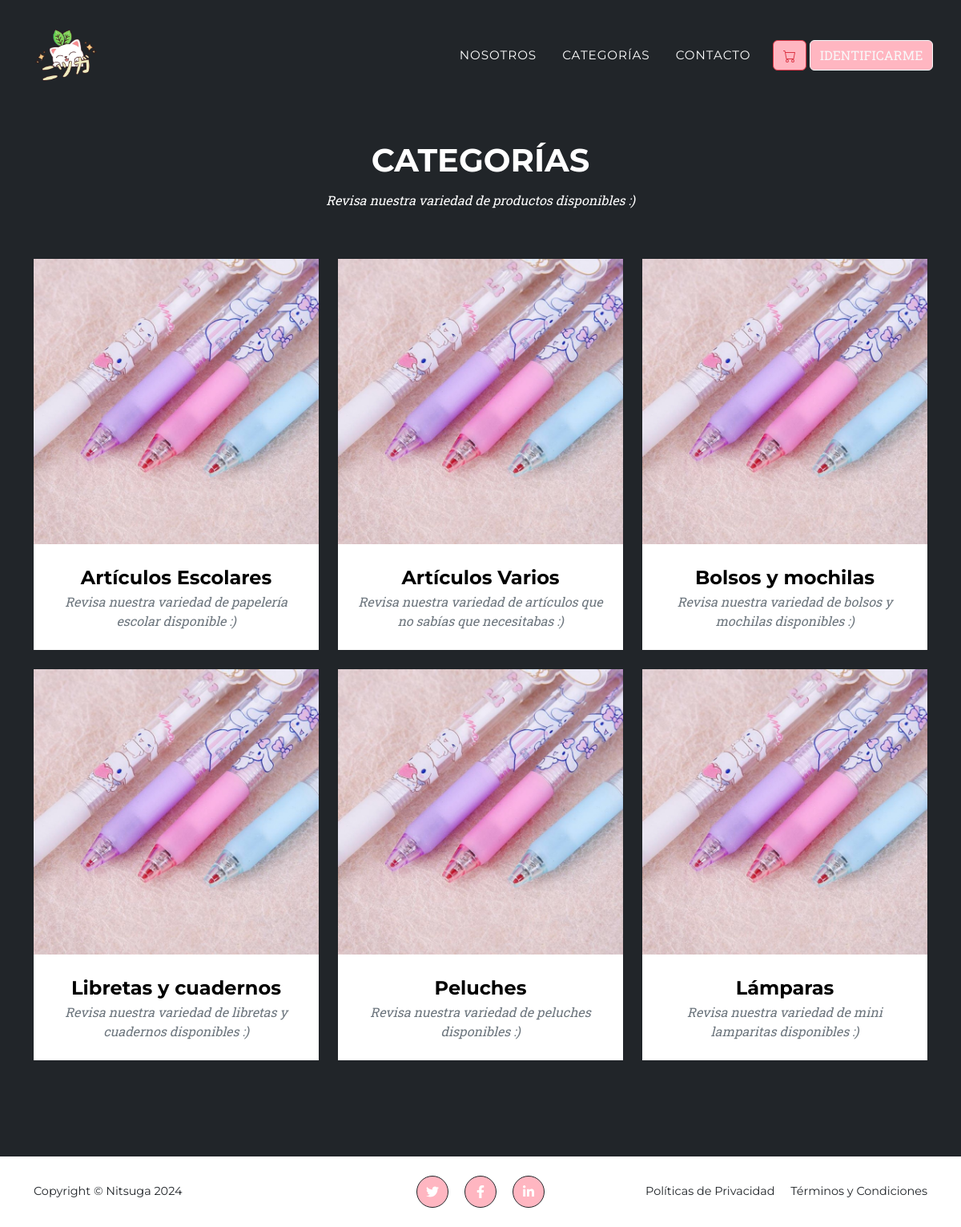
Before: /categorias/ with the older database file.
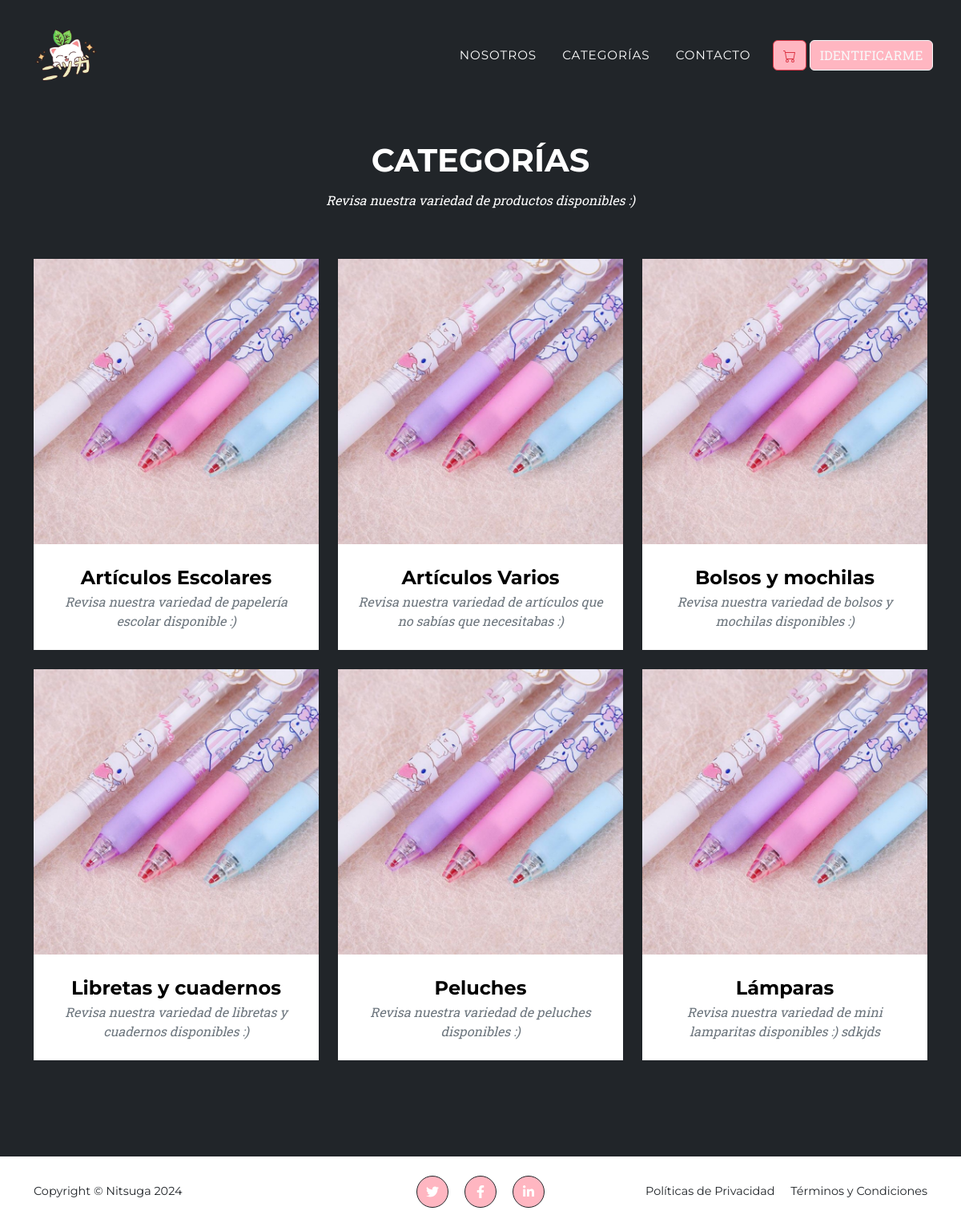
After: the same page with the newer database file.
### app/models.py (models this page shows, shortened)
class Categoria(models.Model):
    nombre = models.CharField(max_length=50)
    descripcion = models.TextField()
    disponible = models.BooleanField()

### app/views.py (the view)
# urls.py: path('categorias/', include('app.urls')),
def categorias(request):
    categoria = Categoria.objects.all()
    data = {
        'categorias' : categoria
    }
    return render(request, 'app/categorias.html', data)

### app/templates/app/categorias.html (shortened to what this page needs)
{% extends 'app/base.html' %}
{% load static %}
{% block contenido %}
    <section class="page-section bg-dark text-white mb-0" id="portfolio">
    <div class="container">
        <div class="text-center">
            <h2 class="section-heading text-uppercase">Categorías</h2>
            <h3 class="subtitle-category section-subheading">Revisa nuestra variedad de productos disponibles :)</h3>
        </div>
        <div class="row">
            {% for c in categorias %}
            <div class="col-lg-4 col-sm-6 mb-4">
                <div class="portfolio-item">
                    <a class="portfolio-link" href="{% url 'app:detalle_categoria' c.id %}">
                        <img class="img-fluid" src="{% static 'app/assets/img/portfolio/art_escolares.JPEG' %}" alt="..." />
                    </a>
                    <div class="portfolio-caption">
                        <div class="portfolio-caption-heading">{{ c.nombre }}</div>
                        <div class="portfolio-caption-subheading text-muted">{{ c.descripcion }}</div>
                    </div>
                </div>
            </div>
                {% endfor %}
        </div>
    </div>
    </section>
{% endblock %}

Changed rows visible on the page:
changed Categoria "Lámparas": descripcion "Revisa nuestra variedad de mini lamparitas disponibles :)" → "Revisa nuestra variedad de mini lamparitas disponibles :) sdkjds"
